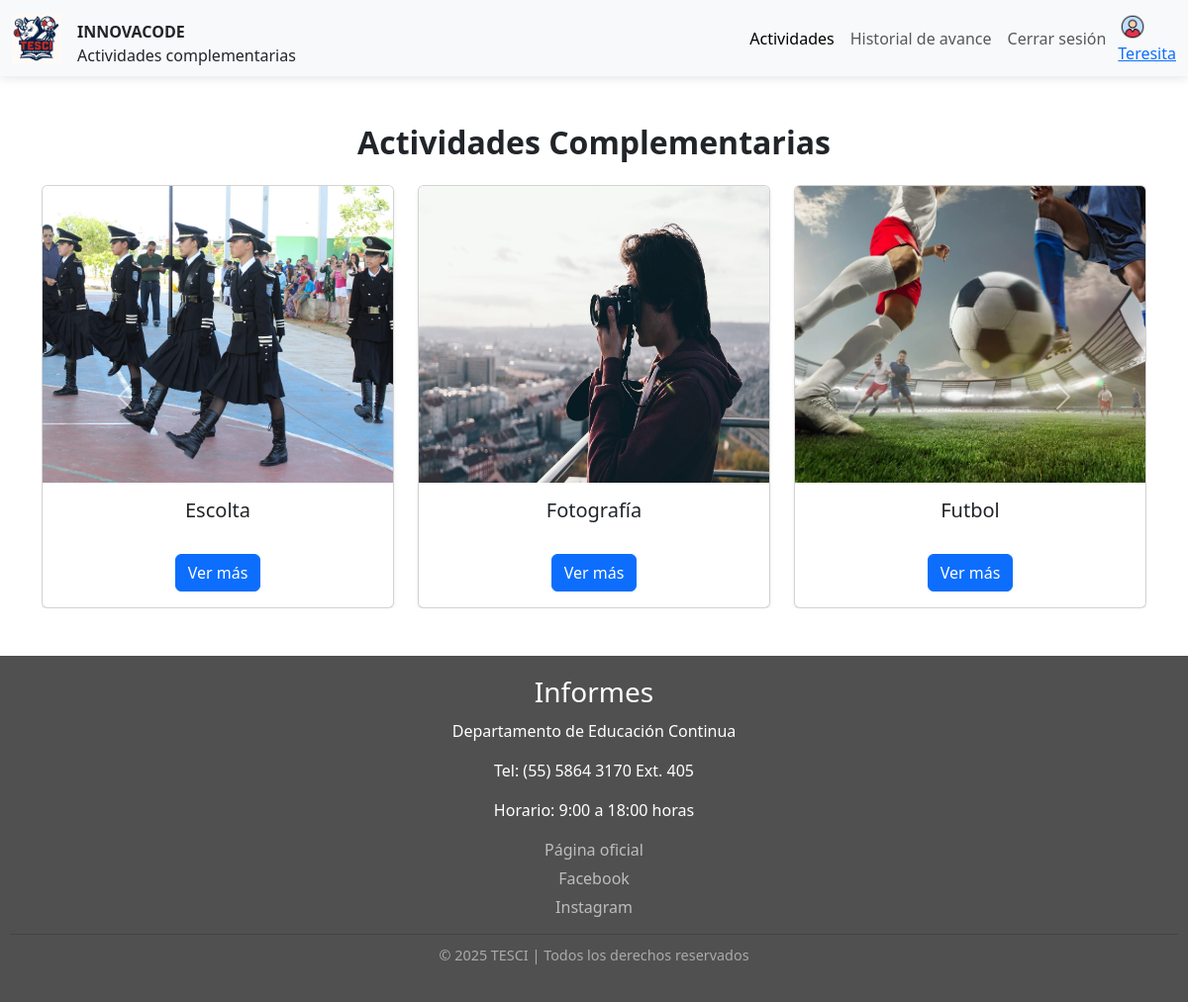
Screenshot of /inovacode/alumno/menu-alumno.php (signed in) with the database file from the repository.
### tables this page shows
CREATE TABLE `complementarias` (
  `id_complementaria` int(11) NOT NULL,
  `nombre` varchar(200) NOT NULL,
  `descripcion` varchar(500) NOT NULL,
  `imagen` varchar(500) NOT NULL
);

### inovacode/php/crud-actividades-complementarias/ver-complementarias.php (called while the page is built, shortened)
<?php
function consultar(){
    $C=conectar();
    $consulta="select * from complementarias";
    $res=$C->query($consulta);
    return $res;
}
?>

### inovacode/alumno/menu-alumno.php (the view, shortened to what this page needs)
<?php
$nombre =$_SESSION['nombre'];
?>
<!DOCTYPE html>
<html lang="en">
<head>
  <link href="https://cdn.jsdelivr.net/npm/bootstrap@5.3.8/dist/css/bootstrap.min.css" rel="stylesheet"
>
  <link rel="stylesheet" href="https://cdn.jsdelivr.net/npm/bootstrap-icons@1.13.1/font/bootstrap-icons.min.css">
  <link rel="stylesheet" href="../css/estilos.css">
</head>
<body>
  <nav class="navbar navbar-expand-lg bg-body-tertiary ">
    <div class="container-fluid">
      <a class="navbar-brand">
        <img src="../img/logo.jpeg" alt="Logo" width="50" height="50"
          class="d-inline-block align-text-top">
        <div class="d-flex flex-column me-auto">
          <a href="#" class="text-decoration-none text-dark fw-bold">INNOVACODE</a> Actividades complementarias
        </div>
      </a>
      <div class="collapse navbar-collapse " id="navbarNav">
        <ul class="navbar-nav ms-auto me-1 ">
          <li class="nav-item">
            <a class="nav-link active" aria-current="page" href="#">Actividades</a>
          </li>
          <li class="nav-item">
            <a class="nav-link" href="historial-avance.php">Historial de avance</a>
          </li>
          <li class="nav-item">
            <a class="nav-link" href="../php/login/cerrar-sesion.php">Cerrar sesión</a>
          </li>
        </ul>
        <a class=" d-flex flex-column p-0 " aria-disabled="true">
          <img src="../img/perfil.png" alt="Logo" width="30" height="30"
            class="d-inline-block align-text-end d-none d-md-block">
            <span> <?php echo $nombre ?></span></a>
      </div>
    </div>
  </nav>
  <div class="container mt-5 mb-5">
    <h2 class="text-center mb-4 fw-bold">Actividades Complementarias</h2>
    <?php require("../php/crud-actividades-complementarias/ver-complementarias.php"); ?>
    <div id="carouselActividades" class="carousel slide" data-bs-ride="carousel">
      <div class="carousel-inner">
        <?php
        $valores = consultar();
        $contador = 0;
        $slideAbierto = false;
        while ($p = $valores->fetch_assoc()) {
          if ($contador % 3 == 0) {
            if ($slideAbierto) {
              echo '</div></div>';
            }
            $active = ($contador == 0) ? 'active' : '';
            echo '
        <div class="carousel-item ' . $active . '">
            <div class="row justify-content-center">
        ';
            $slideAbierto = true;
          }
        ?>
          <div class="col-md-4">
            <div class="card shadow-sm">
              <img src="<?= $p['imagen']; ?>" class="card-img-top" alt="Complementaria" style="height: 300px;">
              <div class="card-body text-center">
                <h5 class="card-title"><?= $p['nombre']; ?></h5><br>
                <button class="btn btn-primary"
                  data-bs-toggle="modal"
                  data-bs-target="#modal<?= $p['id_complementaria']; ?>">
                  Ver más
                </button>
              </div>
            </div>
          </div>
        <?php
          $contador++;
        }
        if ($slideAbierto) {
          echo '</div></div>';
        }
        ?>
      </div>
      <button class="carousel-control-prev" type="button" data-bs-target="#carouselActividades" data-bs-slide="prev">
        <span class="carousel-control-prev-icon" aria-hidden="true"></span>
      </button>
      <button class="carousel-control-next" type="button" data-bs-target="#carouselActividades" data-bs-slide="next">
        <span class="carousel-control-next-icon" aria-hidden="true"></span>
      </button>
    </div>
  </div>
  <footer class="footer mt-auto">
    <div class="footer-content">
      <h3>Informes</h3>
      <p>Departamento de Educación Continua</p>
      <p>Tel: (55) 5864 3170 Ext. 405</p>
      <p>Horario: 9:00 a 18:00 horas</p>
      <div class="footer-links mt-3">
        <a href="https://tesci.edomex.gob.mx/actividades_complementarias" target="_blank">
          <i class="fa-solid fa-globe"></i> Página oficial
        </a>
        <a href="https://www.facebook.com/share/1F2RGeKUMw/" target="_blank">
          <i class="fa-brands fa-facebook"></i> Facebook
        </a>
        <a href="https://www.instagram.com/comunidad.tesci?igsh=ZGtna2drbmMzNGx2" target="_blank">
          <i class="fa-brands fa-instagram"></i> Instagram
        </a>
      </div>
    </div>
    <div class="footer-bottom">
      <p>&copy; 2025 TESCI | Todos los derechos reservados</p>
    </div>
  </footer>
</body>
</html>

### inovacode/css/estilos.css (style rules this page uses)
.navbar { box-shadow: 0 2px 10px rgba(0, 0, 0, 0.1); }
.footer { background-color: #505051; color: white; text-align: center; padding: 20px 10px; margin-top: 50px; }
.footer h3 { margin-bottom: 10px; }
.footer-links a { display: block; color: #bdbdbd; text-decoration: none; margin: 5px 0; transition: color 0.3s; }
.footer-bottom { border-top: 1px solid #444; margin-top: 15px; padding-top: 10px; font-size: 0.9em; color: #aaa; }

### rows the page displays
complementarias: imagen (picture), nombre "Escolta"
complementarias: imagen (picture), nombre "Fotografía"
complementarias: imagen (picture), nombre "Futbol"

### other values shown
$nombre "Teresita"
